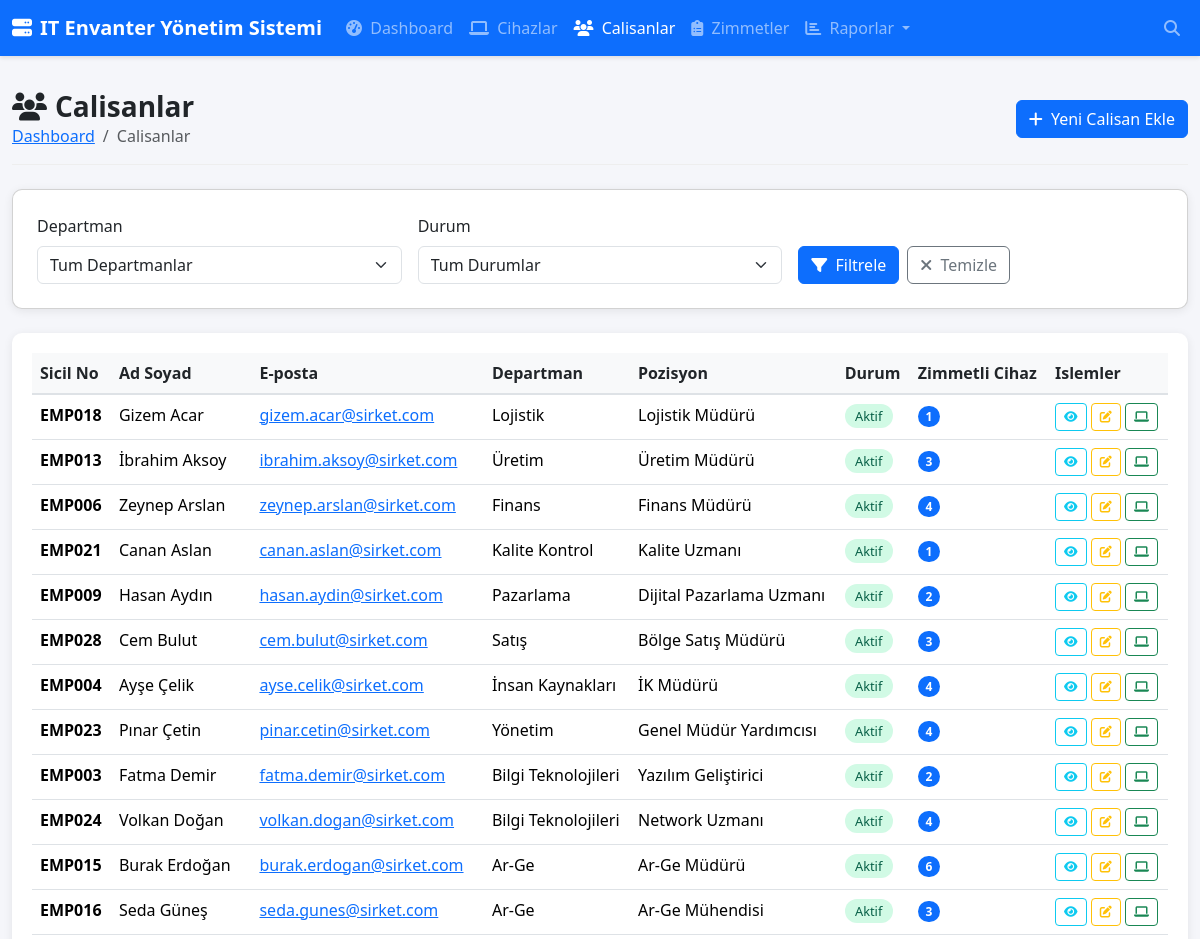
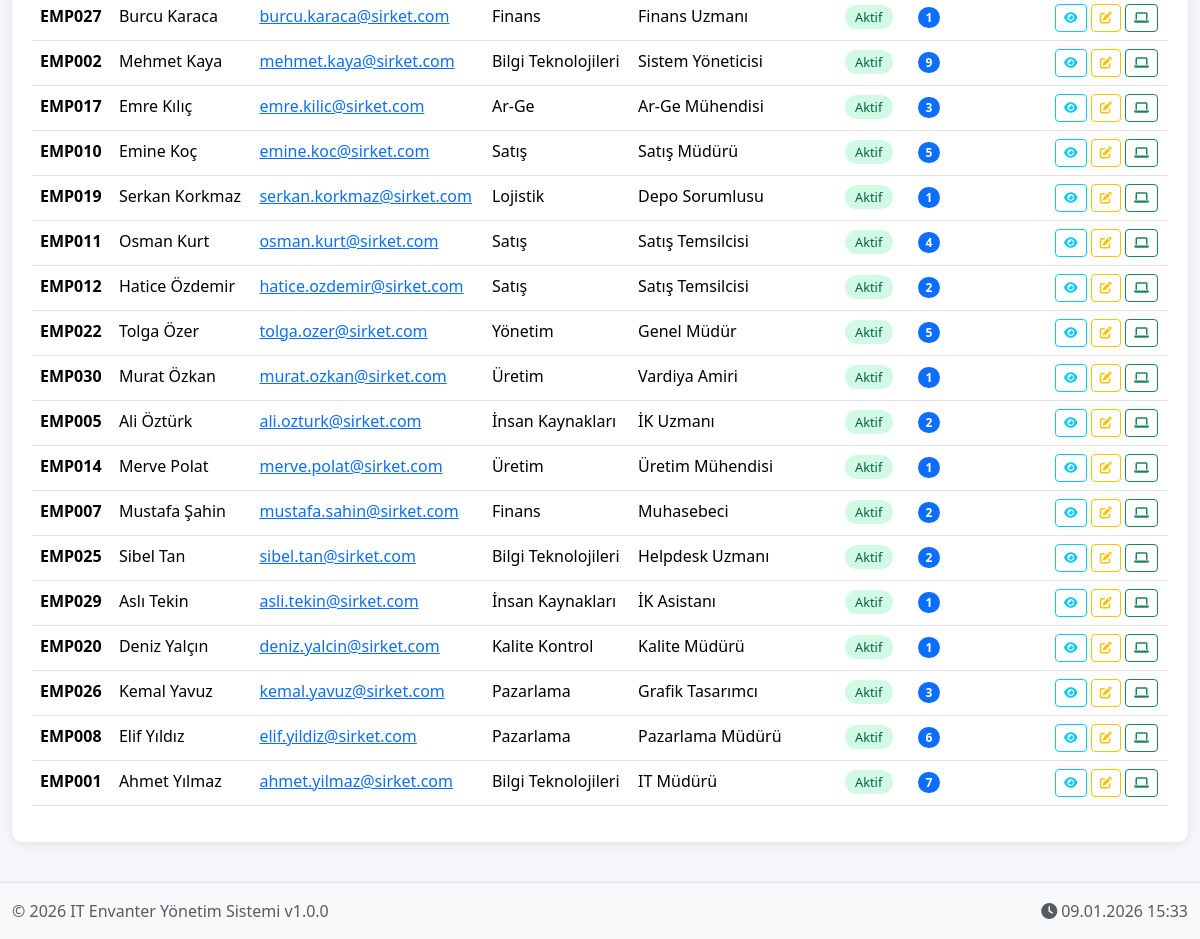
Page /employees.php on the committed database (2 pictures, top to bottom).
### tables this page shows
CREATE TABLE employees (
    id INT AUTO_INCREMENT PRIMARY KEY,
    employee_no VARCHAR(20) UNIQUE NOT NULL,
    first_name VARCHAR(50) NOT NULL,
    last_name VARCHAR(50) NOT NULL,
    email VARCHAR(100) UNIQUE NOT NULL,
    phone VARCHAR(20),
    department_id INT,
    position VARCHAR(100),
    hire_date DATE,
    status ENUM('active', 'inactive', 'on_leave') DEFAULT 'active',
    created_at TIMESTAMP DEFAULT CURRENT_TIMESTAMP,
    updated_at TIMESTAMP DEFAULT CURRENT_TIMESTAMP ON UPDATE CURRENT_TIMESTAMP,
    FOREIGN KEY (department_id) REFERENCES departments(id) ON DELETE SET NULL
);

CREATE TABLE departments (
    id INT AUTO_INCREMENT PRIMARY KEY,
    name VARCHAR(100) NOT NULL,
    description TEXT,
    created_at TIMESTAMP DEFAULT CURRENT_TIMESTAMP
);

### includes/Database.php (called while the page is built, shortened)
<?php
class Database {
    private static $instance = null;
    private $connection;
    private function __construct() {
        try {
            $dsn = "mysql:host=" . DB_HOST . ";dbname=" . DB_NAME . ";charset=" . DB_CHARSET;
            $options = [
                PDO::ATTR_ERRMODE => PDO::ERRMODE_EXCEPTION,
                PDO::ATTR_DEFAULT_FETCH_MODE => PDO::FETCH_ASSOC,
                PDO::ATTR_EMULATE_PREPARES => false,
            ];
            $this->connection = new PDO($dsn, DB_USER, DB_PASS, $options);
        } catch (PDOException $e) {
            die("Veritabanı bağlantı hatası: " . $e->getMessage());
        }
    }
    public static function getInstance() {
        if (self::$instance === null) {
            self::$instance = new self();
        }
        return self::$instance;
    }
    public function query($sql, $params = []) {
        $stmt = $this->connection->prepare($sql);
        $stmt->execute($params);
        return $stmt;
    }
    public function fetchAll($sql, $params = []) {
        return $this->query($sql, $params)->fetchAll();
    }
}

### employees.php (the view, shortened to what this page needs)
<?php
require_once 'includes/header.php';
$sql = "
    SELECT e.*, d.name as department_name,
           (SELECT COUNT(*) FROM assignments a WHERE a.employee_id = e.id) as device_count
    FROM employees e
    LEFT JOIN departments d ON e.department_id = d.id
    WHERE 1=1
";
$params = [];
$sql .= " ORDER BY e.last_name, e.first_name";
$employees = $db->fetchAll($sql, $params);
$statusLabels = [
    'active' => ['Aktif', 'status-active'],
    'inactive' => ['Pasif', 'status-inactive'],
    'on_leave' => ['Izinde', 'status-on_leave']
];
?>
<div class="page-header d-flex justify-content-between align-items-center">
    <div>
        <h1><i class="fas fa-users me-2"></i>Calisanlar</h1>
        <nav aria-label="breadcrumb">
            <ol class="breadcrumb">
                <li class="breadcrumb-item"><a href="index.php">Dashboard</a></li>
                <li class="breadcrumb-item active">Calisanlar</li>
            </ol>
        </nav>
    </div>
    <a href="employee_add.php" class="btn btn-primary">
        <i class="fas fa-plus me-1"></i> Yeni Calisan Ekle
    </a>
</div>
<div class="card content-card mb-4">
    <div class="card-body">
        <form method="GET" class="row g-3">
            <div class="col-md-4">
                <label class="form-label">Departman</label>
                <select name="department" class="form-select">
                    <option value="">Tum Departmanlar</option>
                </select>
            </div>
            <div class="col-md-4">
                <label class="form-label">Durum</label>
                <select name="status" class="form-select">
                    <option value="">Tum Durumlar</option>
                </select>
            </div>
            <div class="col-md-4 d-flex align-items-end">
                <button type="submit" class="btn btn-primary me-2">
                    <i class="fas fa-filter me-1"></i> Filtrele
                </button>
                <a href="employees.php" class="btn btn-outline-secondary">
                    <i class="fas fa-times me-1"></i> Temizle
                </a>
            </div>
        </form>
    </div>
</div>
<div class="table-container">
    <table id="employeesTable" class="table table-hover">
        <thead>
            <tr>
                <th>Sicil No</th>
                <th>Ad Soyad</th>
                <th>E-posta</th>
                <th>Departman</th>
                <th>Pozisyon</th>
                <th>Durum</th>
                <th>Zimmetli Cihaz</th>
                <th>Islemler</th>
            </tr>
        </thead>
        <tbody>
            <?php foreach ($employees as $emp): ?>
            <tr>
                <td><strong><?= htmlspecialchars($emp['employee_no']) ?></strong></td>
                <td><?= htmlspecialchars($emp['first_name'] . ' ' . $emp['last_name']) ?></td>
                <td><a href="mailto:<?= htmlspecialchars($emp['email']) ?>"><?= htmlspecialchars($emp['email']) ?></a></td>
                <td><?= htmlspecialchars($emp['department_name'] ?? '-') ?></td>
                <td><?= htmlspecialchars($emp['position'] ?? '-') ?></td>
                <td>
                    <span class="badge badge-status <?= $statusLabels[$emp['status']][1] ?? '' ?>">
                        <?= $statusLabels[$emp['status']][0] ?? $emp['status'] ?>
                    </span>
                </td>
                <td>
                    <span class="badge bg-primary rounded-pill"><?= $emp['device_count'] ?></span>
                </td>
                <td class="action-buttons">
                    <a href="employee_detail.php?id=<?= $emp['id'] ?>" class="btn btn-sm btn-outline-info" title="Detay">
                        <i class="fas fa-eye"></i>
                    </a>
                    <a href="employee_edit.php?id=<?= $emp['id'] ?>" class="btn btn-sm btn-outline-warning" title="Duzenle">
                        <i class="fas fa-edit"></i>
                    </a>
                    <a href="assignment_add.php?employee_id=<?= $emp['id'] ?>" class="btn btn-sm btn-outline-success" title="Cihaz Zimmetle">
                        <i class="fas fa-laptop"></i>
                    </a>
                </td>
            </tr>
            <?php endforeach; ?>
        </tbody>
    </table>
</div>
<?php require_once 'includes/footer.php'; ?>

### assets/css/style.css (style rules this page uses)
:root { --primary-color: #0d6efd; --secondary-color: #6c757d; --success-color: #198754; --warning-color: #ffc107; --danger-color: #dc3545; --info-color: #0dcaf0; --dark-color: #212529; --light-color: #f8f9fa; }
body { font-family: 'Segoe UI', Tahoma, Geneva, Verdana, sans-serif; background-color: #f5f6fa; min-height: 100vh; display: flex; flex-direction: column; }
.table-container { background: white; border-radius: 10px; box-shadow: 0 2px 10px rgba(0,0,0,0.08); padding: 20px; margin-bottom: 20px; }
.table thead th { background-color: #f8f9fa; border-bottom: 2px solid #dee2e6; font-weight: 600; color: var(--dark-color); }
.badge-status { padding: 0.4em 0.8em; border-radius: 20px; font-weight: 500; font-size: 0.8rem; }
.status-active { background-color: #d1fae5; color: #065f46; }
.content-card { background: white; border-radius: 10px; box-shadow: 0 2px 10px rgba(0,0,0,0.08); margin-bottom: 20px; }
.content-card .card-body { padding: 1.5rem; }
.page-header { margin-bottom: 1.5rem; padding-bottom: 1rem; border-bottom: 1px solid #eee; }
.page-header h1 { font-size: 1.75rem; font-weight: 600; color: var(--dark-color); margin: 0; }
.page-header .breadcrumb { margin: 0; padding: 0; background: none; }
.form-label { font-weight: 500; color: var(--dark-color); }
.action-buttons { white-space: nowrap; }
.action-buttons .btn { padding: 0.25rem 0.5rem; font-size: 0.75rem; }

### rows in the picture
employees: employee_no "EMP018", first_name+last_name "Gizem Acar", email "gizem.acar@sirket.com", department.name "Lojistik", position "Lojistik Müdürü", status "Aktif", device_count "1"
employees: employee_no "EMP013", first_name+last_name "İbrahim Aksoy", email "ibrahim.aksoy@sirket.com", department.name "Üretim", position "Üretim Müdürü", status "Aktif", device_count "3"
employees: employee_no "EMP006", first_name+last_name "Zeynep Arslan", email "zeynep.arslan@sirket.com", department.name "Finans", position "Finans Müdürü", status "Aktif", device_count "4"
employees: employee_no "EMP021", first_name+last_name "Canan Aslan", email "canan.aslan@sirket.com", department.name "Kalite Kontrol", position "Kalite Uzmanı", status "Aktif", device_count "1"
employees: employee_no "EMP009", first_name+last_name "Hasan Aydın", email "hasan.aydin@sirket.com", department.name "Pazarlama", position "Dijital Pazarlama Uzmanı", status "Aktif", device_count "2"
employees: employee_no "EMP028", first_name+last_name "Cem Bulut", email "cem.bulut@sirket.com", department.name "Satış", position "Bölge Satış Müdürü", status "Aktif", device_count "3"
employees: employee_no "EMP004", first_name+last_name "Ayşe Çelik", email "ayse.celik@sirket.com", department.name "İnsan Kaynakları", position "İK Müdürü", status "Aktif", device_count "4"
employees: employee_no "EMP023", first_name+last_name "Pınar Çetin", email "pinar.cetin@sirket.com", department.name "Yönetim", position "Genel Müdür Yardımcısı", status "Aktif", device_count "4"
employees: employee_no "EMP003", first_name+last_name "Fatma Demir", email "fatma.demir@sirket.com", department.name "Bilgi Teknolojileri", position "Yazılım Geliştirici", status "Aktif", device_count "2"
employees: employee_no "EMP024", first_name+last_name "Volkan Doğan", email "volkan.dogan@sirket.com", department.name "Bilgi Teknolojileri", position "Network Uzmanı", status "Aktif", device_count "4"
employees: employee_no "EMP015", first_name+last_name "Burak Erdoğan", email "burak.erdogan@sirket.com", department.name "Ar-Ge", position "Ar-Ge Müdürü", status "Aktif", device_count "6"
employees: employee_no "EMP016", first_name+last_name "Seda Güneş", email "seda.gunes@sirket.com", department.name "Ar-Ge", position "Ar-Ge Mühendisi", status "Aktif", device_count "3"
employees: employee_no "EMP027", first_name+last_name "Burcu Karaca", email "burcu.karaca@sirket.com", department.name "Finans", position "Finans Uzmanı", status "Aktif", device_count "1"
employees: employee_no "EMP002", first_name+last_name "Mehmet Kaya", email "mehmet.kaya@sirket.com", department.name "Bilgi Teknolojileri", position "Sistem Yöneticisi", status "Aktif", device_count "9"
employees: employee_no "EMP017", first_name+last_name "Emre Kılıç", email "emre.kilic@sirket.com", department.name "Ar-Ge", position "Ar-Ge Mühendisi", status "Aktif", device_count "3"
employees: employee_no "EMP010", first_name+last_name "Emine Koç", email "emine.koc@sirket.com", department.name "Satış", position "Satış Müdürü", status "Aktif", device_count "5"
employees: employee_no "EMP019", first_name+last_name "Serkan Korkmaz", email "serkan.korkmaz@sirket.com", department.name "Lojistik", position "Depo Sorumlusu", status "Aktif", device_count "1"
employees: employee_no "EMP011", first_name+last_name "Osman Kurt", email "osman.kurt@sirket.com", department.name "Satış", position "Satış Temsilcisi", status "Aktif", device_count "4"
employees: employee_no "EMP012", first_name+last_name "Hatice Özdemir", email "hatice.ozdemir@sirket.com", department.name "Satış", position "Satış Temsilcisi", status "Aktif", device_count "2"
employees: employee_no "EMP022", first_name+last_name "Tolga Özer", email "tolga.ozer@sirket.com", department.name "Yönetim", position "Genel Müdür", status "Aktif", device_count "5"
employees: employee_no "EMP030", first_name+last_name "Murat Özkan", email "murat.ozkan@sirket.com", department.name "Üretim", position "Vardiya Amiri", status "Aktif", device_count "1"
employees: employee_no "EMP005", first_name+last_name "Ali Öztürk", email "ali.ozturk@sirket.com", department.name "İnsan Kaynakları", position "İK Uzmanı", status "Aktif", device_count "2"
employees: employee_no "EMP014", first_name+last_name "Merve Polat", email "merve.polat@sirket.com", department.name "Üretim", position "Üretim Mühendisi", status "Aktif", device_count "1"
employees: employee_no "EMP007", first_name+last_name "Mustafa Şahin", email "mustafa.sahin@sirket.com", department.name "Finans", position "Muhasebeci", status "Aktif", device_count "2"
employees: employee_no "EMP025", first_name+last_name "Sibel Tan", email "sibel.tan@sirket.com", department.name "Bilgi Teknolojileri", position "Helpdesk Uzmanı", status "Aktif", device_count "2"
employees: employee_no "EMP029", first_name+last_name "Aslı Tekin", email "asli.tekin@sirket.com", department.name "İnsan Kaynakları", position "İK Asistanı", status "Aktif", device_count "1"
employees: employee_no "EMP020", first_name+last_name "Deniz Yalçın", email "deniz.yalcin@sirket.com", department.name "Kalite Kontrol", position "Kalite Müdürü", status "Aktif", device_count "1"
employees: employee_no "EMP026", first_name+last_name "Kemal Yavuz", email "kemal.yavuz@sirket.com", department.name "Pazarlama", position "Grafik Tasarımcı", status "Aktif", device_count "3"
employees: employee_no "EMP008", first_name+last_name "Elif Yıldız", email "elif.yildiz@sirket.com", department.name "Pazarlama", position "Pazarlama Müdürü", status "Aktif", device_count "6"
employees: employee_no "EMP001", first_name+last_name "Ahmet Yılmaz", email "ahmet.yilmaz@sirket.com", department.name "Bilgi Teknolojileri", position "IT Müdürü", status "Aktif", device_count "7"

### other values in the picture
APP_NAME "IT Envanter Yönetim Sistemi"
APP_VERSION "1.0.0"
